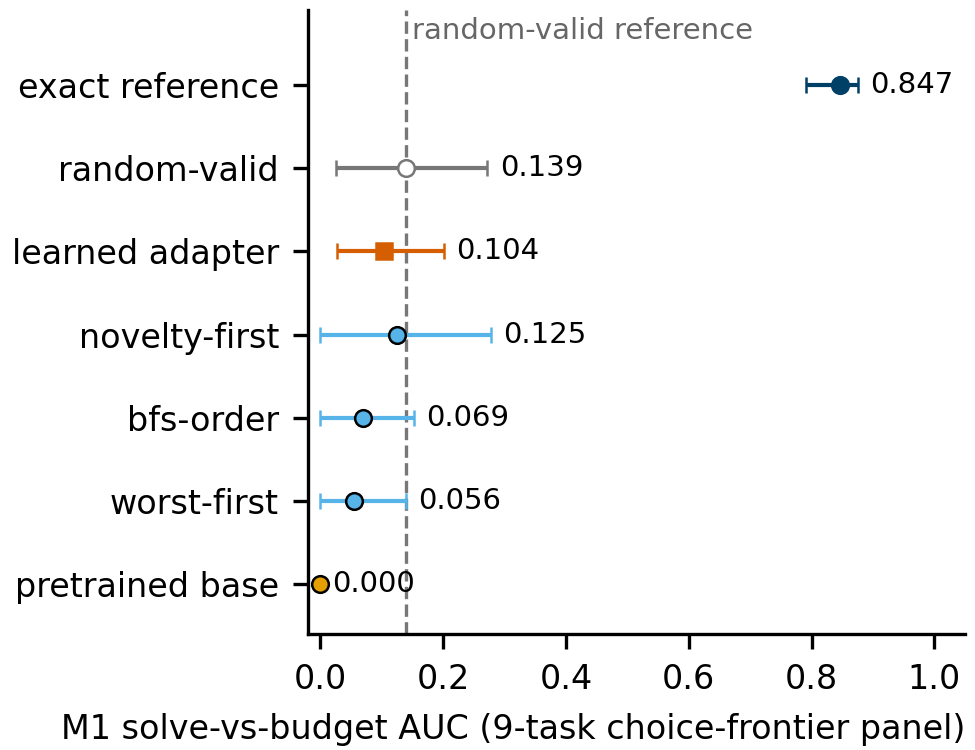

Write Python code to recreate this figure.
"""Figure: comparator-zoo M1 AUC with task-clustered 95% CIs.

Source: outputs/choice-frontier/o4/metrics/analysis.json,
arms.*.m1_auc, arms.*.m1_task_cluster_95pct_ci_10000_seed133,
and arms.*.tasks_present. Every plotted M1 and CI is asserted at 3 dp, half-up.
Run: python fig_zoo_m1.py [EVIDENCE_ROOT] -> fig_zoo_m1.pdf, fig_zoo_m1.svg, fig_zoo_m1.png
"""
from pathlib import Path

from _style import ARM_STYLE, assert_3dp, f3, load_json
import matplotlib.pyplot as plt

HERE = Path(__file__).resolve().parent
CI = "m1_task_cluster_95pct_ci_10000_seed133"
arms = load_json("outputs/choice-frontier/o4/metrics/analysis.json")["arms"]
# (display name, JSON arm key, expected M1 and CI at 3 dp, style key)
ROWS = [
    ("exact reference", "exact_reference", (0.847, 0.792, 0.875), "exact_reference"),
    ("random-valid", "random_valid", (0.139, 0.025, 0.272), "random_valid"),
    ("learned adapter", "learned_adapter", (0.104, 0.028, 0.201), "learned_adapter_seed_mean"),
    ("novelty-first", "novelty-first", (0.125, 0.000, 0.278), None),
    ("bfs-order", "bfs-order", (0.069, 0.000, 0.153), None),
    ("worst-first", "worst-first", (0.056, 0.000, 0.139), None),
    ("pretrained base", "pretrained_base", (0.000, 0.000, 0.000), None),
]
ARMS = []
for name, key, expected, style_key in ROWS:
    record = arms[key]
    m, (lo, hi) = record["m1_auc"], record[CI]
    assert_3dp((m, lo, hi), expected)
    assert record["tasks_present"] == 9, (key, record["tasks_present"])
    ARMS.append((name, m, lo, hi, style_key))
FLOOR = arms["random_valid"]["m1_auc"]

fig, ax = plt.subplots(figsize=(3.25, 2.5))
n = len(ARMS)
ax.axvline(FLOOR, color=ARM_STYLE["random_valid"]["color"], ls="--", lw=0.8, zorder=0)
ax.text(FLOOR + 0.01, n - 0.35, "random-valid reference", fontsize=7, color="#666666", va="center")
for i, (name, m, lo, hi, key) in enumerate(ARMS):
    y = n - 1 - i
    style = ARM_STYLE[key] if key else None
    color = style["color"] if style else "#E69F00" if name == "pretrained base" else "#56B4E9"
    ax.errorbar(m, y, xerr=[[m - lo], [hi - m]],
                fmt=style["marker"] if style else "o", color=color, ms=4, capsize=2, lw=1.0,
                mfc=style["facecolor"] if style else color,
                mec=style["edgecolor"] if style else "black", mew=0.6)
    ax.text(hi + 0.02, y, f3(m), fontsize=7, va="center")
ax.set_yticks(range(n))
ax.set_yticklabels([a[0] for a in ARMS][::-1])
ax.set_xlim(-0.02, 1.05)
ax.set_ylim(-0.6, n - 0.1)
ax.set_xlabel("M1 solve-vs-budget AUC (9-task choice-frontier panel)", loc="right")
for s in ("top", "right"):
    ax.spines[s].set_visible(False)
fig.tight_layout(pad=0.3)
for ext in ("pdf", "svg"):
    fig.savefig(HERE / f"fig_zoo_m1.{ext}")
fig.savefig(HERE / "fig_zoo_m1.png", dpi=300)
